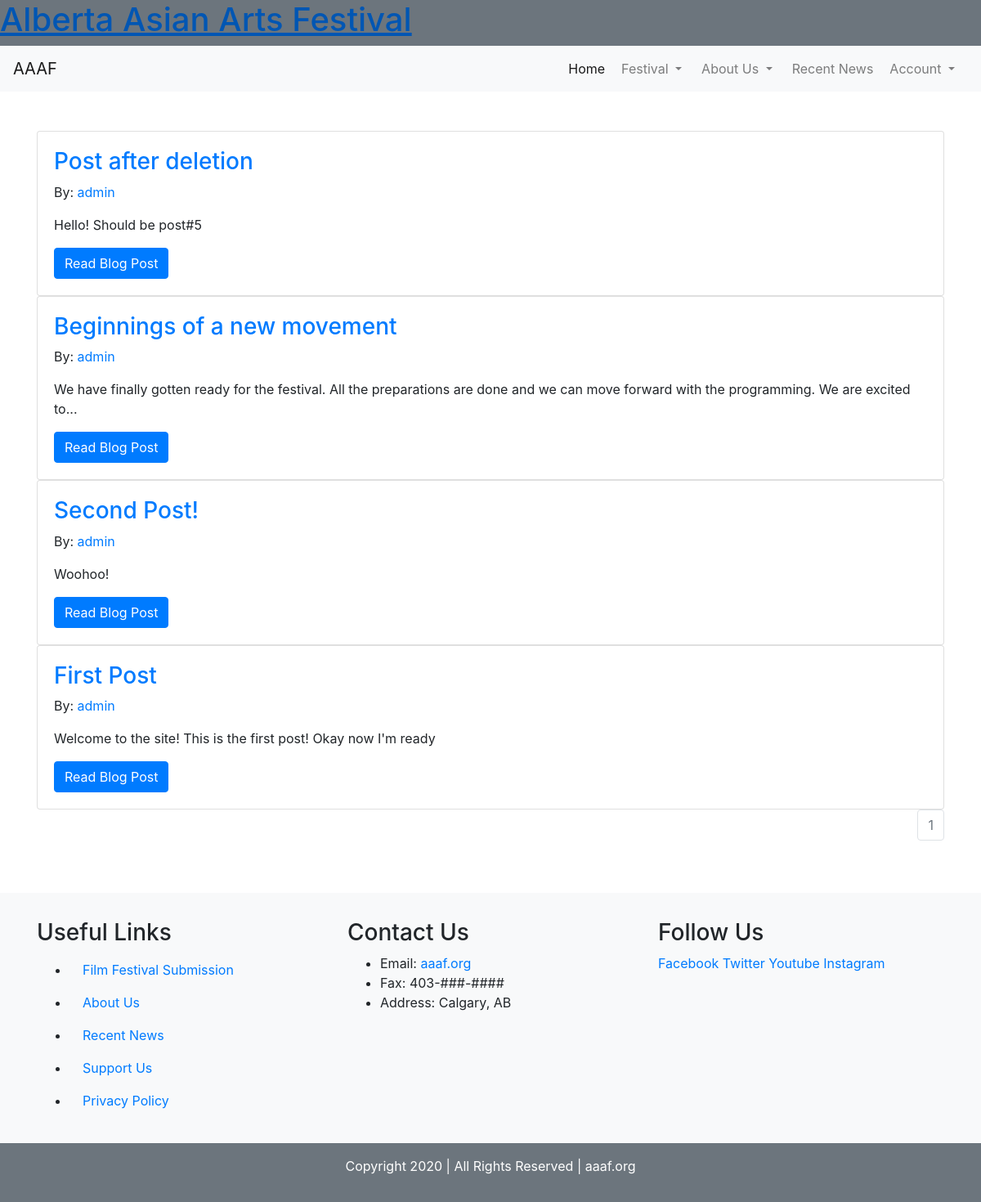
Screenshot of /blog_posts with the database file from the repository.
### aaaf/models.py (models this page shows, shortened)
class BlogPost(db.Model):
    __tablename__ = 'blogposts'
    users = db.relationship(User)
    id = db.Column(db.Integer, primary_key=True)
    user_id = db.Column(db.Integer, db.ForeignKey('users.id'), nullable=False)
    date = db.Column(db.DateTime, nullable=False, default=datetime.utcnow)
    title = db.Column(db.String(140), nullable=False)
    text = db.Column(db.Text, nullable=False)
    image = db.Column(db.String(128), default='default.jpg')

class User(db.Model, UserMixin):
    __tablename__ = 'users'
    id = db.Column(db.Integer, primary_key=True)
    email = db.Column(db.String(64), unique=True, nullable=False)
    username = db.Column(db.String(64), unique=True, nullable=False)
    password_hash = db.Column(db.String(128))
    profile_image = db.Column(db.String(64), nullable=False, default='default.jpg')
    posts = db.relationship('BlogPost', backref='author', lazy=True)

### aaaf/core/views.py (the view)
@core.route('/blog_posts',methods=["GET","POST"])
def blog_posts():
    page = request.args.get('page',1,type=int)
    blog_posts = BlogPost.query.order_by(BlogPost.date.desc()).paginate(page=page,per_page=10)
    return render_template('blog_pages/blog_posts.html', blog_posts=blog_posts)

### aaaf/templates/blog_pages/blog_posts.html
{% extends 'base.html' %}
{% block content %}
<div class="container mt-5">
  {% for post in blog_posts.items %}
    <div class="card">
      <div class="card-body">
        <h3><a class="card-title" href="{{url_for('/blog_posts.blog_post', blog_post_id=post.id)}}">{{post.title}}</a></h3>
        <p>By: <a href="{{url_for('users.user_posts',username=post.author.username)}}">{{post.author.username}}</a></p>
        <p class="card-text">{{post.text[:140]}}{{'...' if post.text|length>140 else ''}}</p>
        <a class="btn btn-primary" href="{{url_for('/blog_posts.blog_post', blog_post_id=post.id)}}">Read Blog Post</a>
      </div>
    </div>
  {% endfor %}
  <nav aria-label="Page navigation">
    <ul class="pagination justify-content-end">
      {% for page_num in blog_posts.iter_pages(left_edge=1, right_edge=1, left_current=1, right_current=2) %}
        {% if blog_posts.page == page_num %}
          <li class="page-item disabled"><a class="page-link" href="{{url_for('core.index',page=page_num)}}">{{page_num}}</a></li>
        {% else %}
          <li class="page-item"><a class="page-link" href="{{url_for('core.index',page=page_num)}}">{{page_num}}</a></li>
        {% endif %}
      {% endfor %}
    </ul>
  </nav>
</div>
{% endblock %}

### aaaf/templates/base.html (shortened to what this page needs)
<!DOCTYPE html>
<html lang="en" dir="ltr">
  <head>
    <link rel="stylesheet" href="https://stackpath.bootstrapcdn.com/bootstrap/4.5.0/css/bootstrap.min.css">
    <link rel="stylesheet" href="https://use.fontawesome.com/releases/v5.14.0/css/all.css">
    <link rel="stylesheet" href="{{ url_for('static', filename='main.css') }}">
  </head>
  <body>
    <div class="page-container">
      <a href="/">
        <div class="banner bg-secondary">
          <h1>Alberta Asian Arts Festival</h1>
        </div>
      </a>
      <nav class="navbar navbar-expand-lg navbar-light bg-light">
        <a class="navbar-brand" href="/">AAAF</a>
        <div class="collapse navbar-collapse" id="navbarNav">
          <ul class="navbar-nav ml-auto">
            <li class="nav-item active ml-auto mr-1"><a class="nav-link" href="/">Home <span class="sr-only">(current)</span></a></li>
            <li class="nav-item dropdown ml-auto mr-1">
              <a class="nav-link dropdown-toggle ml-auto mr-1" href="#" id="navbarFestival" data-toggle="dropdown" aria-haspopup="true" aria-expanded="false">
                Festival
              </a>
            </li>
            <li class="nav-item dropdown ml-auto mr-1">
              <a class="nav-link dropdown-toggle ml-auto mr-1" href="#" id="navbarAbout" data-toggle="dropdown" aria-haspopup="true" aria-expanded="false">
                About Us
              </a>
            </li>
            <li class="nav-item ml-auto mr-1"><a class="nav-link" href="/blog_posts">Recent News</a></li>
            <li class="nav-item dropdown ml-auto mr-1">
              <a class="nav-link dropdown-toggle ml-auto mr-1 bg-light" href="#" id="navbarAccount" data-toggle="dropdown" aria-haspopup="true" aria-expanded="false">
                Account
              </a>
            </li>
          </ul>
        </div>
      </nav>
      <div class="page-content">
        {% block content %}
        {% endblock %}
      </div>
    </div>
    <footer class="footer mt-5 bg-light">
        <div class="container py-3">
          <div class="row footer-body mt-3">
            <div class="col">
              <h3>Useful Links</h3>
              <ul class="nav-item">
                <li class="footer-links nav-item"><a class="nav-link" href="#">Film Festival Submission</a></li>
                <li class="footer-links nav-item"><a class="nav-link" href="#">About Us</a></li>
                <li class="footer-links nav-item"><a class="nav-link" href="/blog_posts">Recent News</a></li>
                <li class="footer-links nav-item"><a class="nav-link" href="/support_us">Support Us</a></li>
                <li class="footer-links nav-item"><a class="nav-link" href="#">Privacy Policy</a></li>
              </ul>
            </div>
            <div class="col">
              <h3>Contact Us</h3>
              <ul>
                <li>Email: <a href="#">aaaf.org</a></li>
                <li>Fax: 403-###-####</li>
                <li>Address: Calgary, AB</li>
              </ul>
            </div>
            <div class="col">
              <h3>Follow Us</h3>
              <div class="footer-social-buttons">
                <a href="#">Facebook</a>
                <a href="#">Twitter</a>
                <a href="#">Youtube</a>
                <a href="#">Instagram</a>
              </div>
            </div>
          </div>
        </div>
        <div class="footer-bottom d-flex justify-content-center py-3  bg-secondary">
          <p style="color:white ">Copyright 2020 | All Rights Reserved | aaaf.org</p>
        </div>
      </footer>
  </body>
</html>

### aaaf/static/main.css (style rules this page uses)
body { display: flex; min-height: 100vh; flex-direction: column; }
.banner { width: 100%; min-height: 7vh; }
.page-container { flex-grow: 1; }
.footer-bottom p { color: white; }

### rows the page displays
BlogPost: title "Post after deletion", author.username "admin", text "Hello! Should be post#5"
BlogPost: title "Beginnings of a new movement", author.username "admin", text "We have finally gotten ready for the festival. All the preparations are done and we can move forward with the programming. We are excited to", text "..."
BlogPost: title "Second Post!", author.username "admin", text "Woohoo!"
BlogPost: title "First Post", author.username "admin", text "Welcome to the site! This is the first post! Okay now I'm ready"

### other values shown
{{ page_num }} "1"
